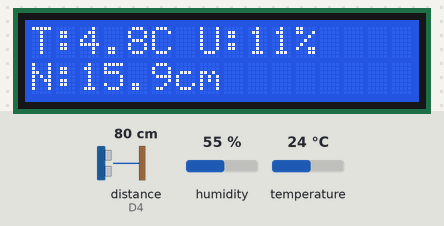
This sketch was run on a simulated Arduino Uno R4 WiFi. Parts: 16×2 character LCD. Wiring (inferred from the names in the program): ultrasonic range finder: trigger D5; echo D4. Inputs (shaded band) come from the test bench; at power-on: distance to the obstacle (sensor on D4) 80 cm, humidity 55 %, temperature 24 °C. The echo pulse lasts 58.3 µs per cm; WiFi joins after 1.5 s; servers stay silent unless stated; no MQTT or app messages arrive unless stated; what the sketch prints to the serial monitor is not drawn.

Above: at 9.8 s.
9.9 s: distance to the obstacle (sensor on D4) set to 2 cm
At 12.2 s:
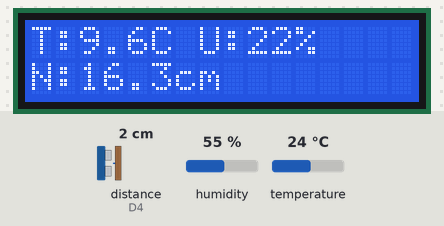
12.5 s: humidity set to 22 %
At 19.7 s:
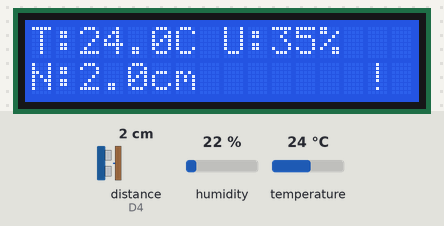
20.2 s: temperature set to 12 °C
At 26.2 s:
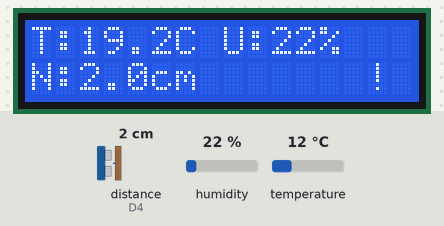
26.3 s: distance to the obstacle (sensor on D4) set to 4 cm
At 28.5 s:
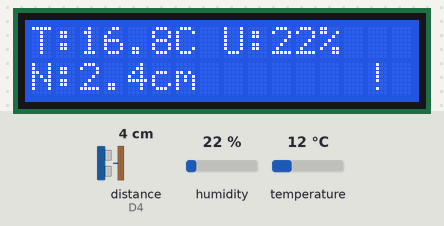
29.5 s: humidity set to 40 %
At 32.2 s:
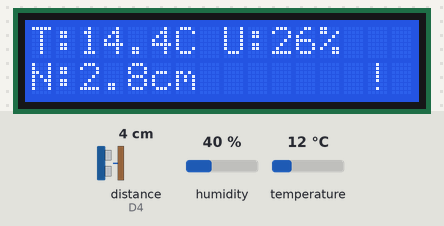
32.5 s: distance to the obstacle (sensor on D4) set to 60 cm
At 35.3 s:
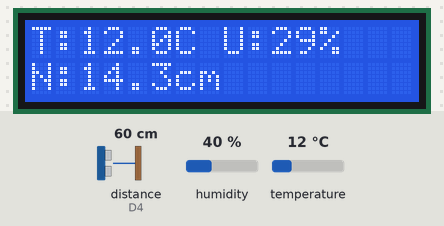
Timing chart, 0 to 36.1 s (numbered marks = the images above; inputs shaded):
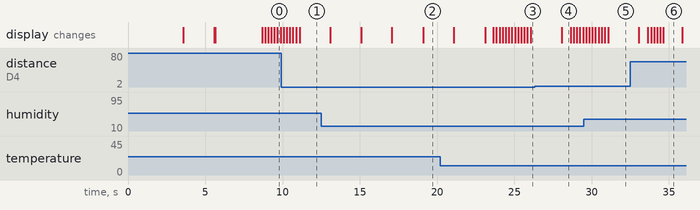

The sketch:

SensorTemp_Dist.ino
```cpp
#include <DHT.h>
#include <Wire.h>
#include <LiquidCrystal.h>
#include <WiFiS3.h>
#include <ArduinoMqttClient.h>

// Configurações do DHT11
#define DHTPIN 2
#define DHTTYPE DHT11
DHT dht(DHTPIN, DHTTYPE);

// Configurações do sensor ultrassônico
#define TRIG_PIN 5
#define ECHO_PIN 4

// Configurações do LCD (usando biblioteca LiquidCrystal da Adafruit)
// Definição dos pinos para o LCD (modo 4 bits)
const int rs = 12, en = 11, d4 = 10, d5 = 9, d6 = 8, d7 = 7;
LiquidCrystal lcd(rs, en, d4, d5, d6, d7);

// Configurações WiFi e MQTT
char ssid[] = "SUA_REDE_WIFI";
char pass[] = "SUA_SENHA_WIFI";
WiFiClient wifiClient;
MqttClient mqttClient(wifiClient);
const char broker[] = "broker.mqtt-dashboard.com";
int port = 1883;
const char topic[] = "arduino/irrigacao";
const char topicAlertas[] = "arduino/irrigacao/alertas"; // Tópico separado para alertas

// Variáveis para médias móveis
const int numLeituras = 5;
float leiturasTemp[numLeituras];
float leiturasUmid[numLeituras];
float leiturasDist[numLeituras];
int indice = 0;

// Limites para alertas
const float TEMP_ALTA = 35.0;
const float TEMP_BAIXA = 10.0;
const float UMID_ALTA = 80.0;
const float UMID_BAIXA = 30.0;
const float DIST_ALERTA = 10.0; // 10cm - reservatório baixo

// Timers para controle não bloqueante
unsigned long ultimaLeitura = 0;
unsigned long ultimoDisplay = 0;
unsigned long ultimoMQTT = 0;
const long intervaloLeitura = 2000;
const long intervaloDisplay = 1000;
const long intervaloMQTT = 5000;

void setup() {
  Serial.begin(9600);

  // Inicializar sensores
  dht.begin();
  pinMode(TRIG_PIN, OUTPUT);
  pinMode(ECHO_PIN, INPUT);

  // Inicializar LCD
  lcd.begin(16, 2);
  lcd.print("Inicializando...");

  // Inicializar arrays
  for (int i = 0; i < numLeituras; i++) {
    leiturasTemp[i] = 0;
    leiturasUmid[i] = 0;
    leiturasDist[i] = 0;
  }

  // Conectar WiFi
  conectarWiFi();

  // Conectar MQTT
  conectarMQTT();

  delay(2000);
  lcd.clear();
}

void loop() {
  unsigned long tempoAtual = millis();

  // Ler sensores a cada intervalo
  if (tempoAtual - ultimaLeitura >= intervaloLeitura) {
    lerSensores();
    ultimaLeitura = tempoAtual;
  }

  // Atualizar display a cada intervalo
  if (tempoAtual - ultimoDisplay >= intervaloDisplay) {
    atualizarDisplay();
    ultimoDisplay = tempoAtual;
  }

  // Enviar dados via MQTT a cada intervalo
  if (tempoAtual - ultimoMQTT >= intervaloMQTT) {
    enviarDadosMQTT();
    verificarAlertas();
    ultimoMQTT = tempoAtual;
  }

  // Manter conexão MQTT
  if (!mqttClient.connected()) {
    conectarMQTT();
  }
  mqttClient.poll();
}

void lerSensores() {
  // Ler DHT11
  float umidade = dht.readHumidity();
  float temperatura = dht.readTemperature();

  if (isnan(umidade) || isnan(temperatura)) {
    Serial.println("Erro na leitura do DHT!");
    lcd.clear();
    lcd.print("Erro DHT11");
    return;
  }

  // Ler sensor ultrassônico
  digitalWrite(TRIG_PIN, LOW);
  delayMicroseconds(2);
  digitalWrite(TRIG_PIN, HIGH);
  delayMicroseconds(10);
  digitalWrite(TRIG_PIN, LOW);

  long duracao = pulseIn(ECHO_PIN, HIGH);
  float distancia = duracao * 0.034 / 2;

  // Atualizar arrays com médias móveis
  leiturasTemp[indice] = temperatura;
  leiturasUmid[indice] = umidade;
  leiturasDist[indice] = distancia;
  indice = (indice + 1) % numLeituras;
}

float calcularMedia(float valores[]) {
  float soma = 0;
  for (int i = 0; i < numLeituras; i++) {
    soma += valores[i];
  }
  return soma / numLeituras;
}

void atualizarDisplay() {
  float mediaTemp = calcularMedia(leiturasTemp);
  float mediaUmid = calcularMedia(leiturasUmid);
  float mediaDist = calcularMedia(leiturasDist);

  // Linha 1: Temperatura e Umidade
  lcd.setCursor(0, 0);
  lcd.print("T:");
  lcd.print(mediaTemp, 1);
  lcd.print("C U:");
  lcd.print(mediaUmid, 0);
  lcd.print("%");

  // Limpar o restante da linha
  lcd.print("   ");

  // Linha 2: Distância e Status
  lcd.setCursor(0, 1);
  lcd.print("N:");
  lcd.print(mediaDist, 1);
  lcd.print("cm");

  // Limpar o restante da linha
  lcd.print("     ");

  // Adicionar indicador de alerta se necessário
  if (mediaDist <= DIST_ALERTA) {
    lcd.setCursor(14, 1);
    lcd.print("!");
  } else {
    lcd.setCursor(14, 1);
    lcd.print(" ");
  }
}

void conectarWiFi() {
  lcd.clear();
  lcd.print("Conectando WiFi");

  int tentativas = 0;
  while (WiFi.status() != WL_CONNECTED && tentativas < 10) {
    WiFi.begin(ssid, pass);
    delay(2000);
    tentativas++;

    lcd.setCursor(0, 1);
    lcd.print("Tentativa ");
    lcd.print(tentativas);
  }

  if (WiFi.status() == WL_CONNECTED) {
    lcd.clear();
    lcd.print("WiFi Conectado!");
    lcd.setCursor(0, 1);
    lcd.print("IP: ");
    // Mostrar apenas os últimos 8 caracteres do IP (por limitação de espaço)
    String ip = WiFi.localIP().toString();
    if (ip.length() > 8) {
      lcd.print(ip.substring(ip.length() - 8));
    } else {
      lcd.print(ip);
    }
    Serial.print("IP: ");
    Serial.println(WiFi.localIP());
    delay(2000);
  } else {
    lcd.clear();
    lcd.print("Erro WiFi!");
    while (true); // Travar em caso de falha
  }
}

void conectarMQTT() {
  lcd.clear();
  lcd.print("Conectando MQTT");

  if (!mqttClient.connect(broker, port)) {
    lcd.setCursor(0, 1);
    lcd.print("Falha MQTT");
    delay(2000);
    return;
  }

  lcd.clear();
  lcd.print("MQTT Conectado!");
  delay(1000);
}

void enviarDadosMQTT() {
  float mediaTemp = calcularMedia(leiturasTemp);
  float mediaUmid = calcularMedia(leiturasUmid);
  float mediaDist = calcularMedia(leiturasDist);

  String mensagem = "T:" + String(mediaTemp, 1) +
                   "C U:" + String(mediaUmid, 0) +
                   "% N:" + String(mediaDist, 1) + "cm";

  mqttClient.beginMessage(topic);
  mqttClient.print(mensagem);
  mqttClient.endMessage();

  Serial.println("Dados enviados: " + mensagem);
}

void verificarAlertas() {
  float mediaTemp = calcularMedia(leiturasTemp);
  float mediaUmid = calcularMedia(leiturasUmid);
  float mediaDist = calcularMedia(leiturasDist);

  // Verificar e enviar alertas
  if (mediaTemp >= TEMP_ALTA) {
    enviarAlerta("Temperatura Alta: " + String(mediaTemp, 1) + "C");
  } else if (mediaTemp <= TEMP_BAIXA) {
    enviarAlerta("Temperatura Baixa: " + String(mediaTemp, 1) + "C");
  }

  if (mediaUmid >= UMID_ALTA) {
    enviarAlerta("Umidade Alta: " + String(mediaUmid, 0) + "%");
  } else if (mediaUmid <= UMID_BAIXA) {
    enviarAlerta("Umidade Baixa: " + String(mediaUmid, 0) + "%");
  }

  if (mediaDist <= DIST_ALERTA) {
    enviarAlerta("Nivel Baixo: " + String(mediaDist, 1) + "cm");
  }
}

void enviarAlerta(String mensagem) {
  mqttClient.beginMessage(topicAlertas);
  mqttClient.print(mensagem);
  mqttClient.endMessage();

  Serial.println("Alerta: " + mensagem);

  // Piscar LCD para alerta
  for (int i = 0; i < 3; i++) {
    lcd.noDisplay();
    delay(200);
    lcd.display();
    delay(200);
  }
}
```

Measured:
- after the input at 32.5 s, the display: changes after 0.55 s (image 6)
- what the display in image 4 shows lasts 0.6 s, from 28.0 s to 28.6 s
